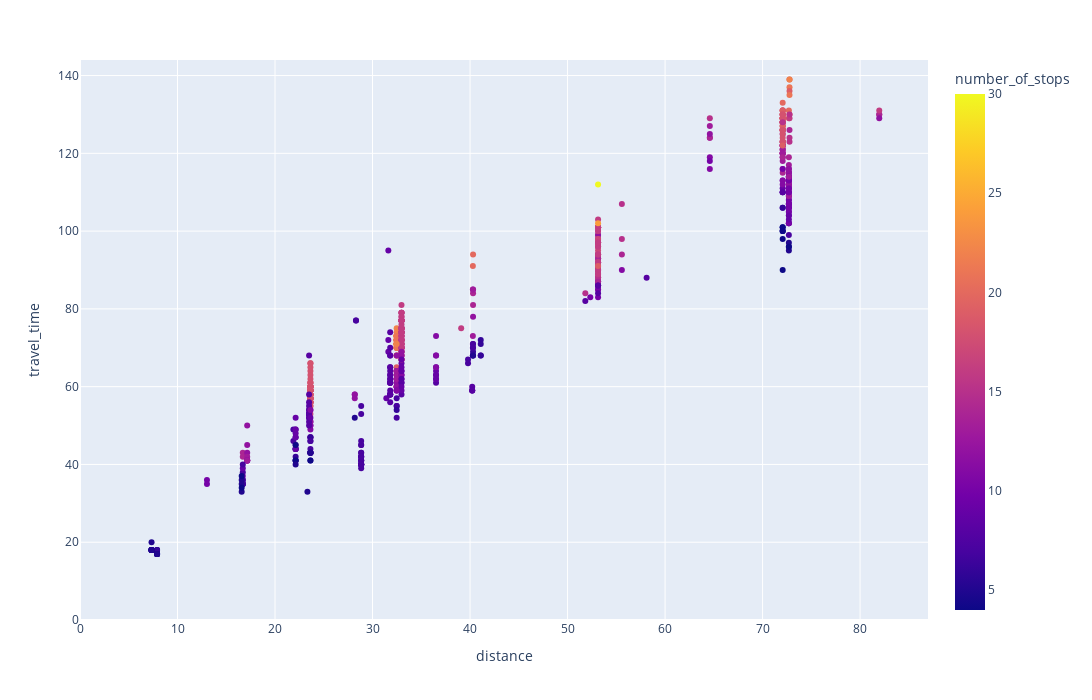

Notebook code cell kept with this figure:
### Code cell
df = pd.DataFrame(num_stops)
df = df[df['distance'] != "NA"]
df['travel_time'] = df['travel_time'] / 60
xaxis_max = df['distance'].max() + 5
yaxis_max = df['travel_time'].max() + 5
fig = px.scatter(df, x="distance", y="travel_time", color='number_of_stops', hover_name="train_label",
                #   trendline="rolling", trendline_options=dict(window=10),
                 )
fig.update_layout(
    xaxis_range = [0,xaxis_max],
    yaxis_range = [0,yaxis_max],
    width = 1400,
    height = 700
)
fig.show()

### Figure 1 — Plotly figure (JSON) as saved in the notebook; plotly's stock layout.template omitted (floating-point values rounded to 4 significant figures; data arrays with more than 128 entries replaced by an {"elided": "..."} marker saying what was removed)
{"data": [{"hovertemplate": "<b>%{hovertext}</b><br><br>distance=%{x}<br>travel_time=%{y}<br>number_of_stops=%{marker.color}<extra></extra>", "hovertext": {"elided": "664 str values"}, "legendgroup": "", "marker": {"color": {"elided": "664 int values"}, "coloraxis": "coloraxis", "symbol": "circle"}, "mode": "markers", "name": "", "orientation": "v", "showlegend": false, "type": "scatter", "x": {"elided": "664 float values"}, "xaxis": "x", "y": {"elided": "664 int values"}, "yaxis": "y"}], "layout": {"coloraxis": {"colorbar": {"title": {"text": "number_of_stops"}}, "colorscale": [[0, "#0d0887"], [0.1111, "#46039f"], [0.2222, "#7201a8"], [0.3333, "#9c179e"], [0.4444, "#bd3786"], [0.5556, "#d8576b"], [0.6667, "#ed7953"], [0.7778, "#fb9f3a"], [0.8889, "#fdca26"], [1, "#f0f921"]]}, "height": 700, "legend": {"tracegroupgap": 0}, "margin": {"t": 60}, "width": 1400, "xaxis": {"anchor": "y", "domain": [0, 1], "range": [0, 86.96], "title": {"text": "distance"}}, "yaxis": {"anchor": "x", "domain": [0, 1], "range": [0, 144], "title": {"text": "travel_time"}}}}
